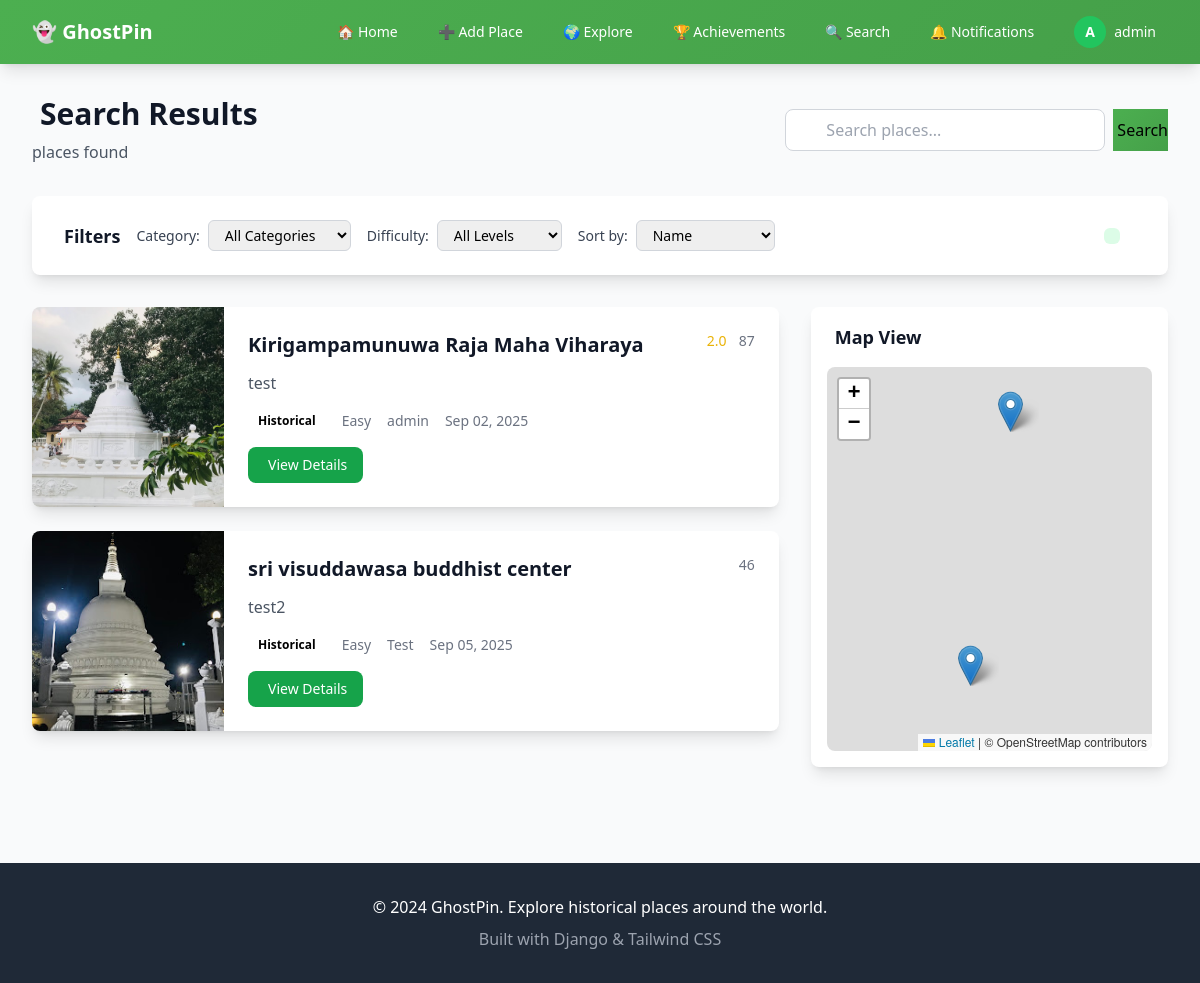
The app's page /search/ (signed in) with its own data.
### places/models.py (models this page shows, shortened)
class Place(models.Model):
    STATUS_CHOICES = [
        ('pending', 'Pending'),
        ('approved', 'Approved'),
        ('rejected', 'Rejected'),
    ]
    CATEGORY_CHOICES = [
        ('historical', 'Historical'),
        ('natural', 'Natural'),
        ('urban', 'Urban'),
        ('mysterious', 'Mysterious'),
        ('other', 'Other'),
    ]
    DIFFICULTY_CHOICES = [
        ('easy', 'Easy'),
        ('moderate', 'Moderate'),
        ('challenging', 'Challenging'),
    ]
    SAFETY_CHOICES = [
        (1, '⭐ Very Unsafe'),
        (2, '⭐⭐ Unsafe'),
        (3, '⭐⭐⭐ Neutral'),
        (4, '⭐⭐⭐⭐ Safe'),
        (5, '⭐⭐⭐⭐⭐ Very Safe'),
    ]
    name = models.CharField(max_length=200)
    description = models.TextField()
    legends_stories = models.TextField(blank=True)
    latitude = models.FloatField()
    longitude = models.FloatField()
    image = models.ImageField(upload_to='places/', null=True, blank=True)
    category = models.CharField(max_length=50, choices=CATEGORY_CHOICES, default='other')
    category_icon = models.CharField(max_length=50, default='📍')
    difficulty = models.CharField(max_length=20, choices=DIFFICULTY_CHOICES, default='easy')
    accessibility_info = models.TextField(blank=True)
    best_time_to_visit = models.CharField(max_length=100, blank=True)
    safety_rating = models.IntegerField(choices=SAFETY_CHOICES, default=3)
    created_by = models.ForeignKey(User, on_delete=models.CASCADE)
    status = models.CharField(max_length=20, choices=STATUS_CHOICES, default='pending')
    approval_votes = models.IntegerField(default=0)
    rejection_votes = models.IntegerField(default=0)
    visit_count = models.IntegerField(default=0)
    created_at = models.DateTimeField(auto_now_add=True)
    updated_at = models.DateTimeField(auto_now=True)
    class Meta:
        ordering = ['-created_at']
    @property
    def average_rating(self):
        ratings = self.comments.filter(rating__isnull=False)
        if ratings.exists():
            return ratings.aggregate(models.Avg('rating'))['rating__avg']
        return 0

### places/views.py (the view)
# urls.py: path('search/', views.search_results, name='search_results'),
@login_required
def search_results(request):
    query = request.GET.get('q', '')
    category = request.GET.get('category', '')
    difficulty = request.GET.get('difficulty', '')
    sort = request.GET.get('sort', 'name')  # default sort
    places = Place.objects.all()
    if query:
        places = places.filter(name__icontains=query)
    if category:
        places = places.filter(category=category)
    if difficulty:
        places = places.filter(difficulty=difficulty)
    if sort in ['name', 'created_at', 'visit_count', 'average_rating']:
        places = places.order_by(sort)
    paginator = Paginator(places, 6)  # 6 per page
    page_number = request.GET.get('page')
    places_page = paginator.get_page(page_number)
    return render(request, 'search_results.html', {
        'places': places_page,
        'query': query
    })

### templates/search_results.html (shortened to what this page needs)
{% extends 'base.html' %}
{% block content %}
<div class="max-w-7xl mx-auto">
    <div class="mb-8">
        <div class="flex flex-col lg:flex-row justify-between items-start lg:items-center gap-4">
            <div>
                <h1 class="text-3xl font-bold text-gray-900 mb-2">
                    Search Results
                </h1>
                {% if query %}
                    <p class="text-gray-600">
                        Found {{ places.count }} places for "<span class="font-semibold">{{ query }}</span>"
                    </p>
                {% else %}
                    <p class="text-gray-600">{{ places.count }} places found</p>
                {% endif %}
            </div>
            <div class="w-full lg:w-auto">
                <form method="get" class="flex gap-2">
                    <div class="relative flex-1 lg:w-80">
                        <input type="text" name="q" value="{{ query }}"
                               placeholder="Search places..."
                               class="w-full pl-10 pr-4 py-2 border border-gray-300 rounded-lg focus:ring-2 focus:ring-green-500 focus:border-transparent">
                    </div>
                    <button type="submit" class="btn-primary">
                         Search
                    </button>
                </form>
            </div>
        </div>
    </div>
    <div class="bg-white rounded-lg shadow-lg p-6 mb-8">
        <div class="flex flex-wrap items-center gap-4">
            <h3 class="text-lg font-semibold text-gray-900">
                Filters
            </h3>
            <div class="flex items-center space-x-2">
                <label class="text-sm font-medium text-gray-700">Category:</label>
                <select name="category" class="border border-gray-300 rounded-md px-3 py-1 text-sm" onchange="applyFilters()">
                    <option value="">All Categories</option>
                </select>
            </div>
            <div class="flex items-center space-x-2">
                <label class="text-sm font-medium text-gray-700">Difficulty:</label>
                <select name="difficulty" class="border border-gray-300 rounded-md px-3 py-1 text-sm" onchange="applyFilters()">
                    <option value="">All Levels</option>
                </select>
            </div>
            <div class="flex items-center space-x-2">
                <label class="text-sm font-medium text-gray-700">Sort by:</label>
                <select name="sort" class="border border-gray-300 rounded-md px-3 py-1 text-sm" onchange="applyFilters()">
                    <option value="name" {% if request.GET.sort == 'name' %}selected{% endif %}>Name</option>
                </select>
            </div>
            <div class="ml-auto flex items-center space-x-2">
                <button id="list-view" class="p-2 rounded-md bg-green-100 text-green-600" onclick="toggleView('list')">
                </button>
                <button id="map-view" class="p-2 rounded-md text-gray-400 hover:bg-gray-100" onclick="toggleView('map')">
                </button>
            </div>
        </div>
    </div>
    <div class="grid grid-cols-1 lg:grid-cols-3 gap-8">
        <div id="results-list" class="lg:col-span-2">
            {% if places %}
                <div class="space-y-6">
                    {% for place in places %}
                        <div class="bg-white rounded-lg shadow-lg overflow-hidden card-hover">
                            <div class="flex flex-col sm:flex-row">
                                <div class="sm:w-48 h-48 sm:h-auto flex-shrink-0">
                                    {% if place.image %}
                                        <img src="{{ place.image.url }}" alt="{{ place.name }}"
                                             class="w-full h-full object-cover">
                                    {% else %}
                                        <div class="w-full h-full bg-gradient-to-br from-green-400 to-blue-500 flex items-center justify-center text-4xl text-white">
                                            {{ place.category_icon|default:"🏛️" }}
                                        </div>
                                    {% endif %}
                                </div>
                                <div class="flex-1 p-6">
                                    <div class="flex items-start justify-between mb-3">
                                        <h3 class="text-xl font-bold text-gray-900 hover:text-green-600 transition-colors">
                                            <a href="{% url 'place_detail' place.pk %}">{{ place.name }}</a>
                                        </h3>
                                        <div class="flex items-center space-x-2 text-sm">
                                            {% if place.average_rating > 0 %}
                                                <span class="flex items-center text-yellow-500">
                                                    {{ place.average_rating|floatformat:1 }}
                                                </span>
                                            {% endif %}
                                            <span class="text-gray-500">
                                                {{ place.visit_count }}
                                            </span>
                                        </div>
                                    </div>
                                    <p class="text-gray-600 mb-4 line-clamp-3">{{ place.description|truncatewords:30 }}</p>
                                    <div class="flex flex-wrap items-center gap-3 mb-4">
                                        <span class="bg-{{ place.category }}-100 text-{{ place.category }}-800 text-xs font-semibold px-2.5 py-0.5 rounded-full">
                                            {{ place.get_category_display }}
                                        </span>
                                        <span class="flex items-center text-sm text-gray-500">
                                            {{ place.get_difficulty_display }}
                                        </span>
                                        <span class="flex items-center text-sm text-gray-500">
                                            {{ place.created_by.username }}
                                        </span>
                                        <span class="flex items-center text-sm text-gray-500">
                                            {{ place.created_at|date:"M d, Y" }}
                                        </span>
                                    </div>
                                    <div class="flex items-center justify-between">
                                        <a href="{% url 'place_detail' place.pk %}"
                                           class="bg-green-600 hover:bg-green-700 text-white px-4 py-2 rounded-lg text-sm font-medium transition-colors">
                                             View Details
                                        </a>
                                        <div class="flex items-center space-x-2">
                                            {% if user.is_authenticated %}
                                                <button class="p-2 text-gray-400 hover:text-red-500 transition-colors"
                                                        onclick="toggleFavorite({{ place.pk }})">
                                                </button>
                                                <button class="p-2 text-gray-400 hover:text-blue-500 transition-colors"
                                                        onclick="focusOnMap({{ place.latitude }}, {{ place.longitude }})">
                                                </button>
                                            {% endif %}
                                        </div>
                                    </div>
                                </div>
                            </div>
                        </div>
                    {% endfor %}
                </div>
            {% endif %}
        </div>
        <div class="lg:col-span-1">
            <div class="sticky top-24">
                <div class="bg-white rounded-lg shadow-lg p-4">
                    <h3 class="text-lg font-semibold text-gray-900 mb-4">
                        Map View
                    </h3>
                    <div id="search-map" class="w-full h-96 rounded-lg"></div>
                </div>
            </div>
        </div>
    </div>
</div>
{% endblock %}

### templates/base.html (shortened to what this page needs)
<!DOCTYPE html>
<html lang="en">
<head>
    <script src="https://cdn.tailwindcss.com"></script>
    <link rel="stylesheet" href="https://unpkg.com/leaflet@1.9.4/dist/leaflet.css" />
</head>
<body class="bg-gray-50 min-h-screen">
    <nav class="gradient-bg shadow-lg sticky top-0 z-50">
        <div class="max-w-7xl mx-auto px-4 sm:px-6 lg:px-8">
            <div class="flex justify-between items-center h-16">
                <div class="flex items-center">
                    <a href="{% url 'home' %}" class="text-white text-xl font-bold">
                        👻 GhostPin
                    </a>
                </div>
                <div class="hidden md:block">
                    <div class="ml-10 flex items-baseline space-x-4">
                        <a href="{% url 'home' %}" class="text-white hover:bg-green-600 px-3 py-2 rounded-md text-sm font-medium transition-colors">
                            🏠 Home
                        </a>
                        {% if user.is_authenticated %}
                            <a href="{% url 'add_place' %}" class="text-white hover:bg-green-600 px-3 py-2 rounded-md text-sm font-medium transition-colors">
                                ➕ Add Place
                            </a>
                            {% if user.is_staff %}
                                <div class="relative group">
                                    <button class="text-white hover:bg-green-600 px-3 py-2 rounded-md text-sm font-medium focus:outline-none">
                                        🌍 Explore
                                    </button>
                                </div>
                                <div class="relative group">
                                    <button class="text-white hover:bg-green-600 px-3 py-2 rounded-md text-sm font-medium focus:outline-none">
                                        🏆 Achievements
                                    </button>
                                </div>
                                <div class="relative group">
                                    <button class="text-white hover:bg-green-600 px-3 py-2 rounded-md text-sm font-medium focus:outline-none">
                                        🔍 Search
                                    </button>
                                </div>
                                <a href="{% url 'notifications' %}" class="text-white hover:bg-green-600 px-3 py-2 rounded-md text-sm font-medium transition-colors">
                                     🔔 Notifications
                                </a>
                                <div class="relative group">
                                    <button class="flex items-center space-x-2 text-white hover:bg-green-600 px-3 py-2 rounded-md text-sm font-medium focus:outline-none">
                                        {% if user.profile.avatar %}
                                            <img src="{{ user.profile.avatar.url }}" alt="{{ user.username }}" class="w-8 h-8 rounded-full object-cover border-2 border-white" title="{{ user.username }}">
                                        {% else %}
                                            <div class="w-8 h-8 rounded-full bg-green-500 flex items-center justify-center text-white font-bold">
                                                {{ user.username|first|upper }}
                                            </div>
                                        {% endif %}
                                        <span class="hidden sm:inline">{{ user.username }}</span>
                                    </button>
                                </div>
                                {% endif %}
                        {% else %}
                            <a href="{% url 'login' %}" class="text-white hover:bg-green-600 px-3 py-2 rounded-md text-sm font-medium transition-colors">
                                🔑 Login
                            </a>
                        {% endif %}
                    </div>
                </div>
            </div>
        </div>
    </nav>
    <main class="max-w-7xl mx-auto px-4 sm:px-6 lg:px-8 py-8">
        {% block content %}
        {% endblock %}
    </main>
    <footer class="bg-gray-800 text-white mt-16">
        <div class="max-w-7xl mx-auto px-4 sm:px-6 lg:px-8 py-8">
            <div class="text-center">
                <p>&copy; 2024 GhostPin. Explore historical places around the world.</p>
                <p class="mt-2 text-gray-400">Built with Django & Tailwind CSS</p>
            </div>
        </div>
    </footer>
</body>
</html>

### templates/base.html (style rules this page uses)
.gradient-bg { background: linear-gradient(135deg, #4CAF50 0%, #45a049 100%); }
.card-hover { transition: transform 0.3s ease, box-shadow 0.3s ease; }
.btn-primary { background: linear-gradient(135deg, #4CAF50 0%, #45a049 100%); transition: all 0.3s ease; }

### records on screen
Place: image (picture), name "Kirigampamunuwa Raja Maha Viharaya", average_rating "2.0", visit_count "87", description "test", category "Historical", difficulty "Easy", created_by.username "admin", created_at "Sep 02, 2025"
Place: image (picture), name "sri visuddawasa buddhist center", visit_count "46", description "test2", category "Historical", difficulty "Easy", created_by.username "Test", created_at "Sep 05, 2025"

### other values on screen
{{ user.username|first|upper }} "A"
{{ user.username }} "admin"
